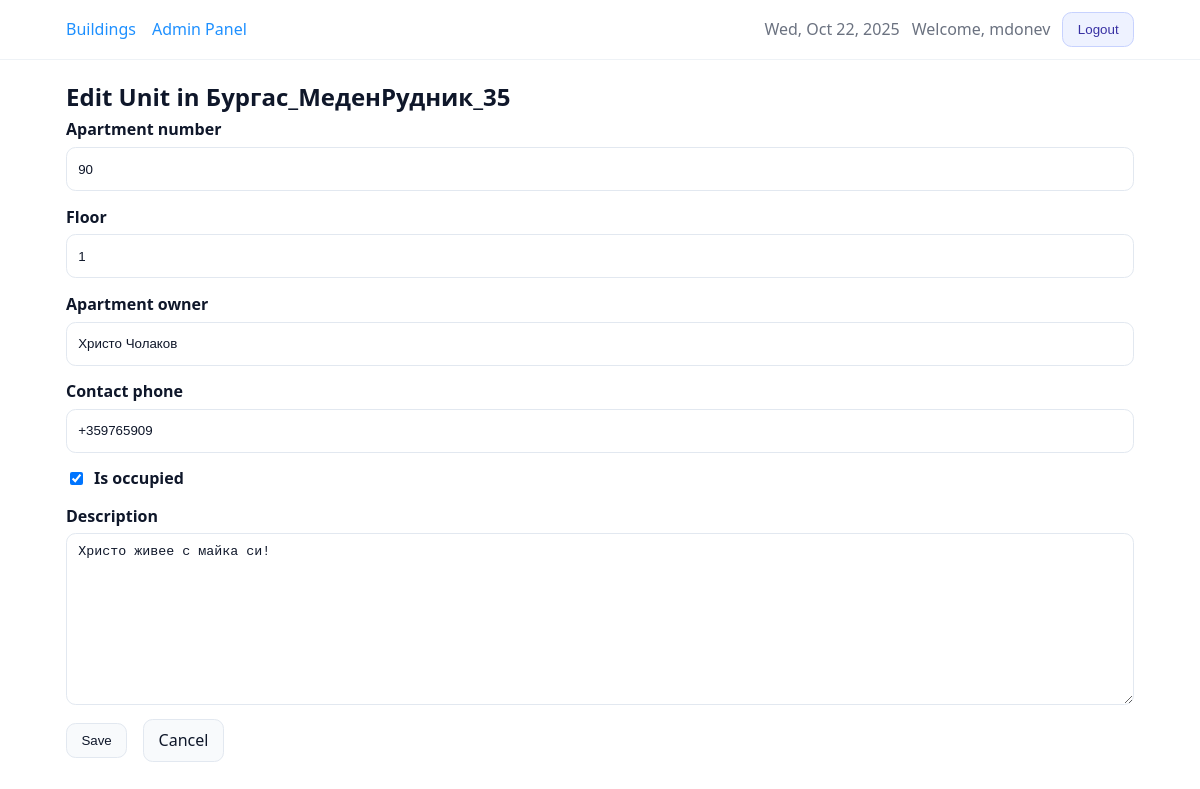
/units/4/edit/ (signed in), run on an earlier commit of the app's database.
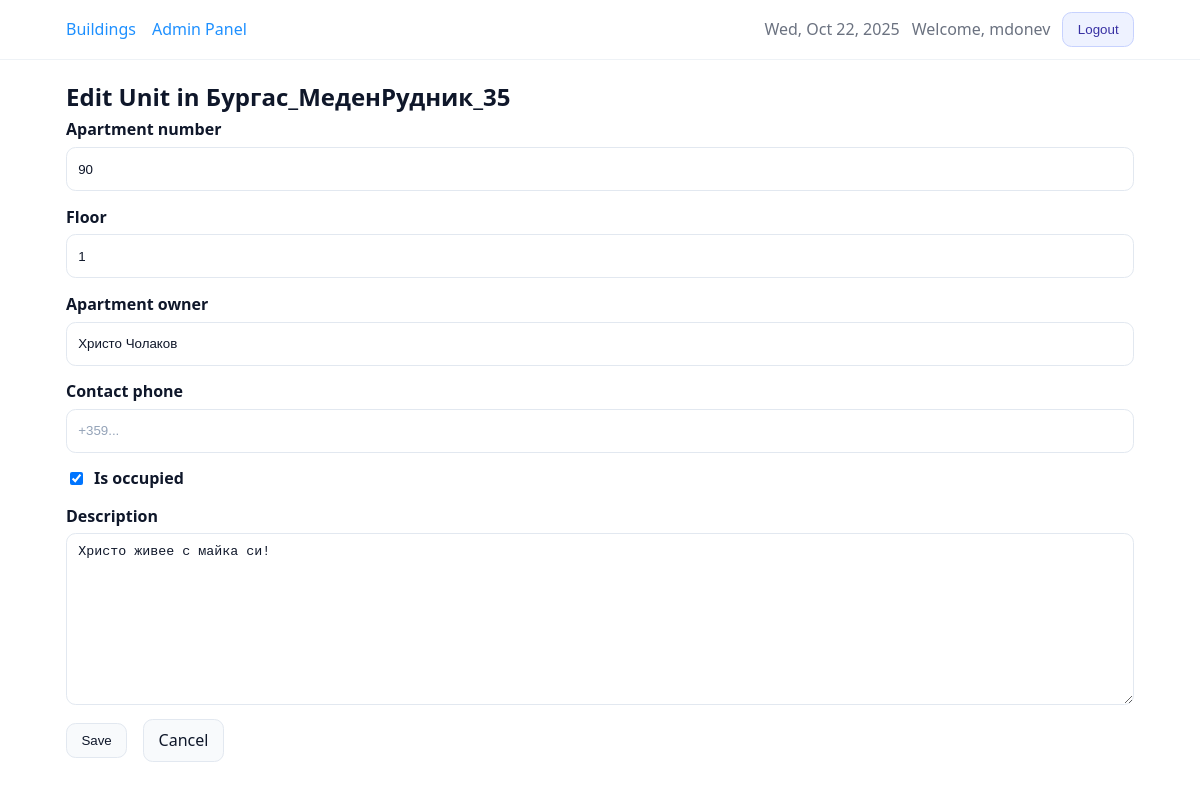
And on a later commit of the database.
### core/models.py (models this page shows, shortened)
class TimeStampedModel(models.Model):
    created_at = models.DateTimeField(auto_now_add=True, db_index=True)
    updated_at = models.DateTimeField(auto_now=True)
    class Meta:
        abstract = True

class Unit(TimeStampedModel):
    building = models.ForeignKey(
        Building,
        on_delete=models.CASCADE,
        related_name="units",  # used by counts/annotations
    )
    number = models.CharField("Apartment number", max_length=32)
    floor = models.IntegerField(null=True, blank=True)
    owner_name = models.CharField("Apartment owner", max_length=255, blank=True)
    contact_phone = models.CharField(
        "Contact phone",
        max_length=32,
        blank=True,
        validators=[phone_validator]
    )
    is_occupied = models.BooleanField(default=False)
    description = models.TextField(blank=True)
    objects = UnitQuerySet.as_manager()
    class Meta:
        ordering = ["building_id", "number", "id"]
        constraints = [
            models.UniqueConstraint(
                Lower("number"),
                "building",
                name="unique_unit_number_ci_per_building",
            )
        ]
        indexes = [
            models.Index(fields=["building", "number"]),
        ]

### core/views.py (the view, shortened to what this page needs)
# urls.py: path("units/<int:pk>/edit/", views.UnitUpdateView.as_view(), name="unit_update"),
class UnitUpdateView(LoginRequiredMixin, UserPassesTestMixin, UpdateView):
    model = Unit
    form_class = UnitForm
    template_name = "core/unit_form.html"
    def get_object(self, queryset=None):
        obj = super().get_object(queryset)
        self.building = obj.building
        return obj
    def test_func(self):
        unit = self.get_object()
        return self.request.user.is_staff or unit.building.owner_id == self.request.user.id
    def get_form_kwargs(self):
        kwargs = super().get_form_kwargs()
        kwargs["building"] = self.building
        kwargs["user"] = self.request.user
        return kwargs

### core/forms.py (shortened to what this page needs)
class UnitForm(forms.ModelForm):
    class Meta:
        model = Unit
        fields = ("number", "floor", "owner_name", "contact_phone", "is_occupied", "description")
    def __init__(self, *args, user=None, building=None, **kwargs):
        self._user = user
        self._building = building
        super().__init__(*args, **kwargs)
        if "building" in self.fields:
            if self._building is not None:
                self.fields["building"].initial = self._building
                self.fields["building"].disabled = True
        self.fields["contact_phone"].widget.attrs.setdefault(
            "placeholder", "+359..."
        )

### templates/core/unit_form.html (shortened to what this page needs)
{% extends "base.html" %}
{% load static %}
{% block content %}
  {% if building %}
    {% if form.instance.pk %}
      {% with page_title="Edit Unit in "|add:building.name %}
        {% include "core/_form_layout.html" with form=form title=page_title cancel_url=cancel_url %}
      {% endwith %}
    {% else %}
      {% with page_title="New Unit in "|add:building.name %}
        {% include "core/_form_layout.html" with form=form title=page_title cancel_url=cancel_url %}
      {% endwith %}
    {% endif %}
  {% elif form.instance.building_id %}
    {% if form.instance.pk %}
      {% with page_title="Edit Unit in "|add:form.instance.building.name %}
        {% include "core/_form_layout.html" with form=form title=page_title cancel_url=cancel_url %}
      {% endwith %}
    {% else %}
      {% with page_title="New Unit in "|add:form.instance.building.name %}
        {% include "core/_form_layout.html" with form=form title=page_title cancel_url=cancel_url %}
      {% endwith %}
    {% endif %}
  {% else %}
    {% with page_title=form.instance.pk|yesno:"Edit Unit,New Unit" %}
      {% include "core/_form_layout.html" with form=form title=page_title cancel_url=cancel_url %}
    {% endwith %}
  {% endif %}
{% endblock %}

### templates/core/_form_layout.html (shortened to what this page needs)
<h2 class="mb-1">{{ title }}</h2>
<form method="post" novalidate>
  {% for field in form.visible_fields %}
    <div class="form-row{% if field.errors %} has-errors{% endif %}">
      {% if field.field.widget.input_type == 'checkbox' %}
        <label class="checkbox">
          {{ field }} <span>{{ field.label }}</span>
        </label>
      {% else %}
        <label for="{{ field.id_for_label }}">{{ field.label }}</label>
        {{ field }}
      {% endif %}
    </div>
  {% endfor %}
  <div class="row gap mt-2">
    <button class="btn" type="submit">Save</button>
    <a class="btn" href="{{ cancel_url|default:'javascript:history.back()' }}">Cancel</a>
  </div>
</form>

What changed in the data, as far as the page shows it:
changed Unit "Христо Чолаков": contact_phone "+359765909" → (not shown)
